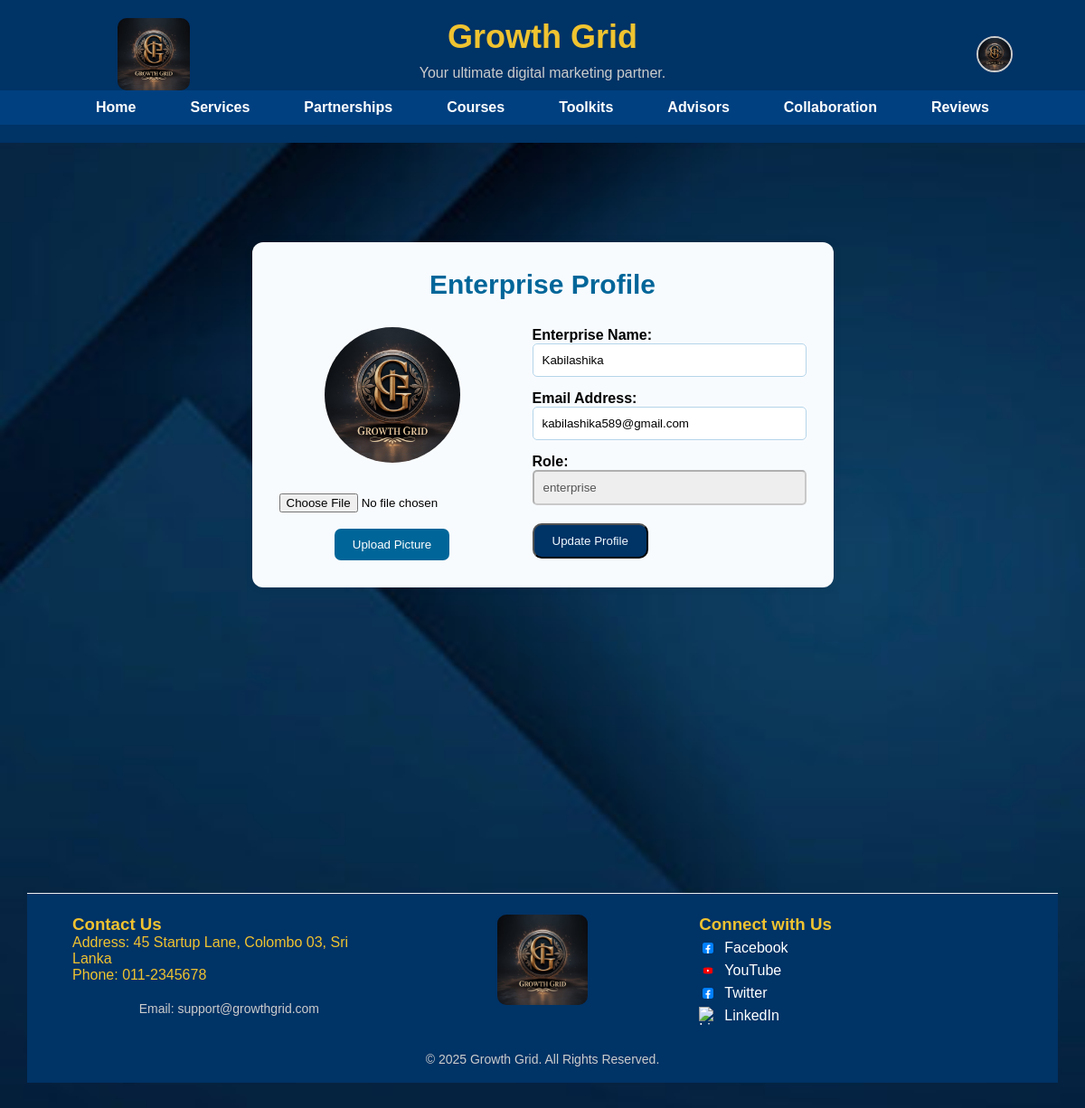
Screenshot of /dashboard/enterprise/profile.php (signed in) with the database file from the repository.
### tables this page shows
CREATE TABLE `users` (
  `id` int(11) NOT NULL,
  `username` varchar(50) NOT NULL,
  `email` varchar(100) NOT NULL,
  `password` varchar(255) NOT NULL,
  `role` enum('student','startup','enterprise','admin') NOT NULL DEFAULT 'student',
  `created_at` timestamp NOT NULL DEFAULT current_timestamp(),
  `profile_picture` varchar(255) DEFAULT 'default.png'
);

### dashboard/enterprise/profile.php (the view, shortened to what this page needs)
<?php
include('../../includes/db.php');
$userId = $_SESSION['user_id'];
$stmt = $pdo->prepare("SELECT username, email, role, profile_picture FROM users WHERE id = ?");
$stmt->execute([$userId]);
$user = $stmt->fetch();
include('../../includes/enterprise_header.php');
?>
<main class="page-wrapper">
    <section style="max-width: 950px; margin: 50px auto; background-color: #f8fbfe; padding: 30px; border-radius: 12px; box-shadow: 0 0 10px rgba(0,0,0,0.1);">
        <h2 style="color: #006699; font-size: 30px; text-align: center; margin-bottom: 30px;">Enterprise Profile</h2>
        <div style="display: flex; flex-wrap: wrap; gap: 30px;">
            <div style="flex: 1; min-width: 250px; text-align: center;">
                <?php if ($user['profile_picture']): ?>
                    <img src="../../assets/images/profiles/<?php echo htmlspecialchars($user['profile_picture']); ?>" alt="Profile Picture"
                         style="width: 150px; height: 150px; border-radius: 50%; object-fit: cover; margin-bottom: 20px;">
                <?php else: ?>
                    <img src="../../assets/images/user.png" alt="Default Profile Picture"
                         style="width: 150px; height: 150px; border-radius: 50%; margin-bottom: 20px;">
                <?php endif; ?>
                <form method="post" enctype="multipart/form-data">
                    <input type="file" name="profile_picture" accept=".jpg,.jpeg,.png,.gif" required style="margin-top: 10px;">
                    <br><br>
                    <button type="submit" style="padding: 10px 20px; background: #006699; color: #fff; border: none; border-radius: 7px;">Upload Picture</button>
                </form>
            </div>
            <div style="flex: 2; min-width: 300px;">
                <form method="post">
                    <label><strong>Enterprise Name:</strong></label><br>
                    <input type="text" name="username" value="<?php echo htmlspecialchars($user['username']); ?>" required
                           style="width: 100%; padding: 10px; margin-bottom: 15px; border: 1px solid #b5d5ea; border-radius: 5px;"><br>
                    <label><strong>Email Address:</strong></label><br>
                    <input type="email" name="email" value="<?php echo htmlspecialchars($user['email']); ?>" required
                           style="width: 100%; padding: 10px; margin-bottom: 15px; border: 1px solid #b5d5ea; border-radius: 5px;"><br>
                    <label><strong>Role:</strong></label><br>
                    <input type="text" value="<?php echo htmlspecialchars($user['role']); ?>" disabled
                           style="width: 100%; padding: 10px; margin-bottom: 20px; background-color: #eee; border-radius: 5px;"><br>
                    <button type="submit" name="update_info"
                        style="color: #f1f9ff; border-radius: 10px; background-color: #003366; padding: 10px 20px;">
                        Update Profile
                    </button>
                </form>
            </div>
        </div>
    </section>
</main>
<?php include('../../includes/footer.php'); ?>

### assets/css/style.css (style rules this page uses)
* { box-sizing: border-box; padding: 0; margin: 0; font-family: sans-serif; }
html, body { height: 100%; min-height: 100vh; display: flex; flex-direction: column; font-family: 'Segoe UI', sans-serif; background-color: #7c93a9; background-image: url('assets/images/background.jpg'); background-size: cover; background-position: center; background-repeat: no-repeat; margin: 0; padding: 0; }
main { flex: 1 0 auto; padding: 30px; }
main { flex: 1; padding: 30px; }
.page-wrapper { flex: 1 0 auto; display: flex; flex-direction: column; min-height: 100vh; }
.page-wrapper main { flex: 1; }

### includes/enterprise_header.php (style rules this page uses)
html, body { margin: 0; padding: 0; min-height: 100vh; display: flex; flex-direction: column; }
.page-wrapper { flex: 1; display: flex; flex-direction: column; }
main { flex: 1; }

### rows the page displays
users: profile_picture (picture), username "Kabilashika", email "kabilashika589@gmail.com", role "enterprise"
